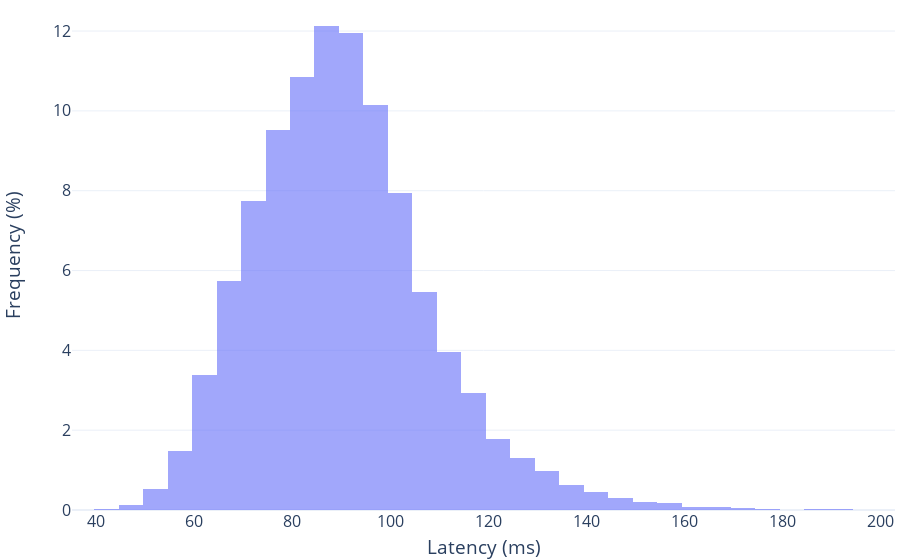

The notebook cell saved with this chart:
### Code cell
import plotly.graph_objects as go

# Create a histogram for latencies
fig = go.Figure()

# Latency histogram
fig.add_trace(go.Histogram(
    x=latencies,
    name='Latencies',
    xbins=dict(size=5),  # Adjust bin size as needed
    opacity=0.75,
    histnorm='percent',
))

# Customize layout
fig.update_layout(
    xaxis_title='Latency (ms)',
    yaxis_title='Frequency (%)',
    barmode='overlay',
    template='plotly_white',
    legend_title='Latency Types',
    margin=dict(t=0, b=0, l=0, r=5),
    font=dict(size=16),
    yaxis=dict(title_standoff=40),
    xaxis=dict(
        range=[35, 203],  # Adjust max as needed to ensure "200" fits
        tickmode='linear',
        tick0=0,
        dtick=20  # You can adjust spacing here
    )
)

# Adjust opacity for better visibility
fig.update_traces(opacity=0.6)

# Show the plot
fig.show()
fig.write_image("latencies.pdf", format="pdf", engine="kaleido")

### Figure 1 — Plotly figure (JSON) as saved in the notebook; plotly's stock layout.template omitted (floating-point values rounded to 4 significant figures; data arrays with more than 128 entries replaced by an {"elided": "..."} marker saying what was removed)
{"data": [{"histnorm": "percent", "name": "Latencies", "opacity": 0.6, "type": "histogram", "x": {"elided": "10355 int values"}, "xbins": {"size": 5}}], "layout": {"barmode": "overlay", "font": {"size": 16}, "legend": {"title": {"text": "Latency Types"}}, "margin": {"b": 0, "l": 0, "r": 5, "t": 0}, "xaxis": {"dtick": 20, "range": [35, 203], "tick0": 0, "tickmode": "linear", "title": {"text": "Latency (ms)"}}, "yaxis": {"title": {"standoff": 40, "text": "Frequency (%)"}}}}
